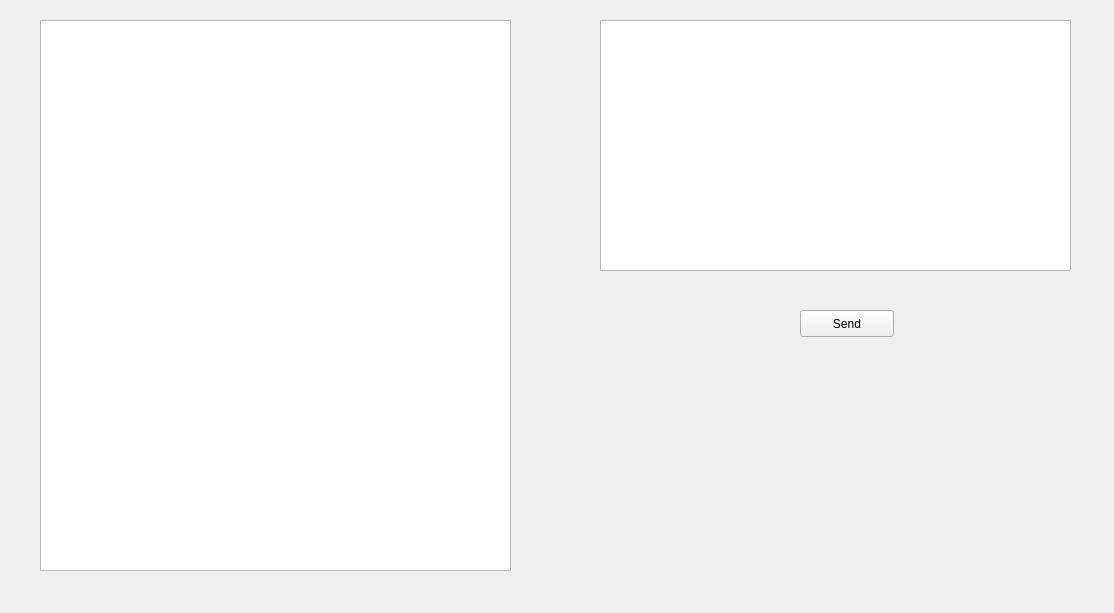
<?xml version="1.0" encoding="UTF-8"?>
<ui version="4.0">
 <class>QSpeechWidget</class>
 <widget class="QWidget" name="QSpeechWidget">
  <property name="geometry">
   <rect>
    <x>0</x>
    <y>0</y>
    <width>1114</width>
    <height>613</height>
   </rect>
  </property>
  <property name="windowTitle">
   <string>Form</string>
  </property>
  <widget class="QTextEdit" name="textEdit">
   <property name="geometry">
    <rect>
     <x>40</x>
     <y>20</y>
     <width>471</width>
     <height>551</height>
    </rect>
   </property>
  </widget>
  <widget class="QTextEdit" name="textEdit_2">
   <property name="geometry">
    <rect>
     <x>600</x>
     <y>20</y>
     <width>471</width>
     <height>251</height>
    </rect>
   </property>
  </widget>
  <widget class="QPushButton" name="pushButton">
   <property name="geometry">
    <rect>
     <x>800</x>
     <y>310</y>
     <width>94</width>
     <height>27</height>
    </rect>
   </property>
   <property name="text">
    <string>Send</string>
   </property>
  </widget>
 </widget>
 <resources/>
 <connections/>
</ui>
